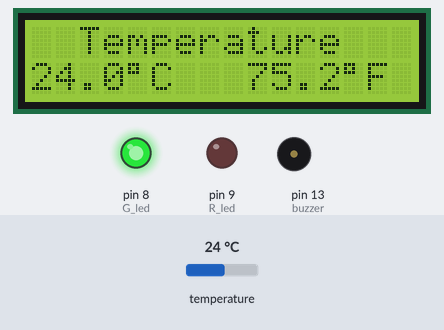
A sketch run on a simulated Arduino Uno, built with avr-gcc and run on an emulated ATmega328P. On the bench: 16×2 character LCD, output pins drawn as LEDs (lit = HIGH), buzzer (waves = sounding, pin HIGH). Wiring (inferred from the names in the program): DS18B20 sensor: data A0. The test bench sets the inputs (shaded band); at power-on: temperature 24 °C.

Above: at 3.2 s.
3.3 s: temperature set to 36.9 °C
At 4.1 s:
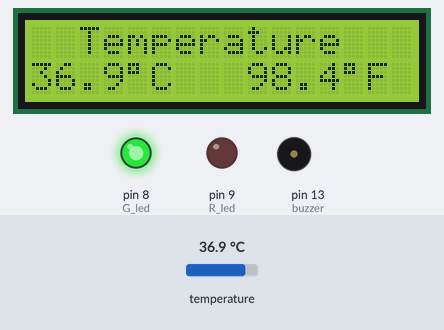
5.1 s: temperature set to 38.5 °C
At 5.31 s:
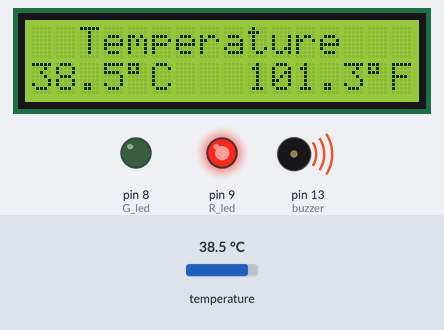
8.2 s: temperature set to 12 °C
At 8.8 s:
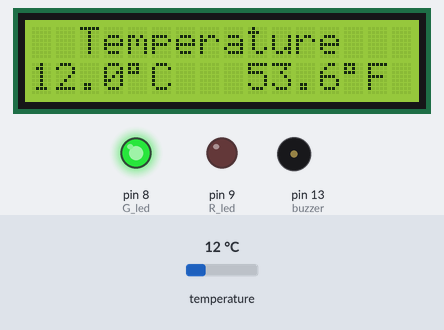
Timing chart, 0 to 11.2 s (numbered marks = the images above; inputs shaded):
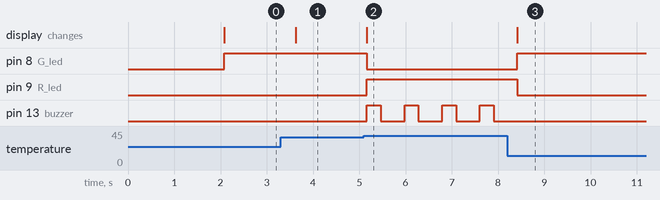

The sketch:

UNO_DS18B20_Sensor_LCD_1.0.ino
```cpp
#include <LiquidCrystal.h> //Libraries
LiquidCrystal lcd(2, 3, 4, 5, 6, 7); //Arduino pins to lcd

#define DS18B20_PIN  A0 // for Arduino microcontroller

#define G_led 8
#define R_led 9
#define buzzer 13

int raw_temp;
float temp_c, temp_f;

void setup(){

pinMode(R_led,OUTPUT); // declare Red LED as output
pinMode(G_led,OUTPUT); // declare Green LED as output
pinMode(buzzer,OUTPUT); // declare Buzzer as output

lcd.begin(16, 2); // Configura lcd numero columnas y filas
lcd.clear();
lcd.setCursor (0,0);
lcd.print(" 1 Wire Communi.. ");
lcd.setCursor (0,1);
lcd.print(" DS18B20 Sensor ");
delay(2000);
lcd.clear();
}

void loop(){
lcd.setCursor(0,0);
lcd.print("  Temperature   ");

if(ds18b20_read(&raw_temp)) {
temp_c = (float)raw_temp / 16;     // Convert temperature raw value into degree Celsius (temp in °C = raw/16)
temp_f = (temp_c * 9.0)/ 5.0 + 32.0; //convert Celcius to Fahrenheit

lcd.setCursor(0,1);
lcd.print(temp_c, 1);
lcd.write(0xdf); // to display °
lcd.print("C   ");

lcd.setCursor(9,1);
lcd.print(temp_f,1);
lcd.write(0xdf);
lcd.print("F  ");
}else{
lcd.setCursor(0, 1);
lcd.print("     Error!     ");
}

if(temp_f>100){
digitalWrite(buzzer, HIGH);
digitalWrite(G_led, LOW); // Turn LED off.
digitalWrite(R_led, HIGH);  // Turn LED on.
delay(300);
}else{
digitalWrite(G_led, HIGH); // Turn LED on.
digitalWrite(R_led, LOW);  // Turn LED off.
}

digitalWrite(buzzer, LOW);
delay(500);
}

bool ds18b20_start(){bool ret = 0;
  digitalWrite(DS18B20_PIN, LOW);     // Send reset pulse to the DS18B20 sensor
  pinMode(DS18B20_PIN, OUTPUT);
  delayMicroseconds(500);             // Wait 500 us
  pinMode(DS18B20_PIN, INPUT);
  delayMicroseconds(100);             //wait to read the DS18B20 sensor response
  if (!digitalRead(DS18B20_PIN)) {
    ret = 1;                          // DS18B20 sensor is present
    delayMicroseconds(400);           // Wait 400 us
  }
  return(ret);
}

void ds18b20_write_bit(bool value){
  digitalWrite(DS18B20_PIN, LOW);
  pinMode(DS18B20_PIN, OUTPUT);
  delayMicroseconds(2);
  digitalWrite(DS18B20_PIN, value);
  delayMicroseconds(80);
  pinMode(DS18B20_PIN, INPUT);
  delayMicroseconds(2);
}

void ds18b20_write_byte(byte value){
  byte i;
  for(i = 0; i < 8; i++)
    ds18b20_write_bit(bitRead(value, i));
}

bool ds18b20_read_bit(void) {
  bool value;
  digitalWrite(DS18B20_PIN, LOW);
  pinMode(DS18B20_PIN, OUTPUT);
  delayMicroseconds(2);
  pinMode(DS18B20_PIN, INPUT);
  delayMicroseconds(5);
  value = digitalRead(DS18B20_PIN);
  delayMicroseconds(100);
  return value;
}

byte ds18b20_read_byte(void) {
  byte i, value;
  for(i = 0; i  <8; i++)
    bitWrite(value, i, ds18b20_read_bit());
  return value;
}

bool ds18b20_read(int *raw_temp_value) {
  if (!ds18b20_start())                     // Send start pulse
    return(0);                              // Return 0 if error
  ds18b20_write_byte(0xCC);                 // Send skip ROM command
  ds18b20_write_byte(0x44);                 // Send start conversion command
  while(ds18b20_read_byte() == 0);          // Wait for conversion complete
  if (!ds18b20_start())                     // Send start pulse
    return(0);                              // Return 0 if error
  ds18b20_write_byte(0xCC);                 // Send skip ROM command
  ds18b20_write_byte(0xBE);                 // Send read command
  *raw_temp_value = ds18b20_read_byte();    // Read temperature LSB byte and store it on raw_temp_value LSB byte
  *raw_temp_value |= (unsigned int)(ds18b20_read_byte() << 8);     // Read temperature MSB byte and store it on raw_temp_value MSB byte
  return(1);                                // OK --> return 1
}
```

Measured:
- the behaviour switches between 37.7 and 37.8 °C on temperature (found by bisection; images 1 and 2)
- after the input at 3.3 s, the display: changes after 0.33 s (image 1)
- after the input at 5.1 s, pin 8 (G_led): HIGH → LOW after 0.07 s; pin 9 (R_led): LOW → HIGH after 0.07 s; pin 13 (buzzer): alternates HIGH for 0.30 s and LOW for 0.51 s, starting after 0.07 s; the display: changes after 0.07 s (image 2)
- after the input at 8.2 s, pin 8 (G_led): LOW → HIGH after 0.22 s; pin 9 (R_led): HIGH → LOW after 0.22 s; pin 13 (buzzer): stops changing and stays LOW; the display: changes after 0.22 s (image 3)
